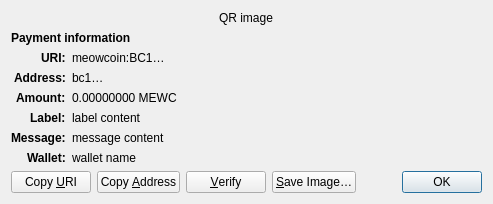
<?xml version="1.0" encoding="UTF-8"?>
<ui version="4.0">
 <class>ReceiveRequestDialog</class>
 <widget class="QDialog" name="ReceiveRequestDialog">
  <property name="geometry">
   <rect>
    <x>0</x>
    <y>0</y>
    <width>413</width>
    <height>229</height>
   </rect>
  </property>
  <property name="windowTitle">
   <string>Request payment to …</string>
  </property>
  <layout class="QGridLayout" name="gridLayout" columnstretch="0,1">
   <property name="sizeConstraint">
    <enum>QLayout::SetFixedSize</enum>
   </property>
   <item row="0" column="0" colspan="2" alignment="Qt::AlignHCenter">
    <widget class="QRImageWidget" name="qr_code">
     <property name="text">
      <string notr="true">QR image</string>
     </property>
     <property name="textInteractionFlags">
      <set>Qt::NoTextInteraction</set>
     </property>
    </widget>
   </item>
   <item row="1" column="0" colspan="2">
    <widget class="QLabel" name="payment_header">
     <property name="font">
      <font>
       <weight>75</weight>
       <bold>true</bold>
      </font>
     </property>
     <property name="text">
      <string>Payment information</string>
     </property>
     <property name="textInteractionFlags">
      <set>Qt::NoTextInteraction</set>
     </property>
    </widget>
   </item>
   <item row="2" column="0" alignment="Qt::AlignRight|Qt::AlignTop">
    <widget class="QLabel" name="uri_tag">
     <property name="font">
      <font>
       <weight>75</weight>
       <bold>true</bold>
      </font>
     </property>
     <property name="text">
      <string notr="true">URI:</string>
     </property>
     <property name="textFormat">
      <enum>Qt::PlainText</enum>
     </property>
     <property name="textInteractionFlags">
      <set>Qt::NoTextInteraction</set>
     </property>
    </widget>
   </item>
   <item row="2" column="1" alignment="Qt::AlignTop">
    <widget class="QLabel" name="uri_content">
     <property name="text">
      <string notr="true">meowcoin:BC1…</string>
     </property>
     <property name="textFormat">
      <enum>Qt::RichText</enum>
     </property>
     <property name="wordWrap">
      <bool>true</bool>
     </property>
     <property name="textInteractionFlags">
      <set>Qt::TextSelectableByMouse</set>
     </property>
    </widget>
   </item>
   <item row="3" column="0" alignment="Qt::AlignRight|Qt::AlignTop">
    <widget class="QLabel" name="address_tag">
     <property name="font">
      <font>
       <weight>75</weight>
       <bold>true</bold>
      </font>
     </property>
     <property name="text">
      <string>Address:</string>
     </property>
     <property name="textInteractionFlags">
      <set>Qt::NoTextInteraction</set>
     </property>
    </widget>
   </item>
   <item row="3" column="1" alignment="Qt::AlignTop">
    <widget class="QLabel" name="address_content">
     <property name="text">
      <string notr="true">bc1…</string>
     </property>
     <property name="textFormat">
      <enum>Qt::PlainText</enum>
     </property>
     <property name="textInteractionFlags">
      <set>Qt::TextSelectableByMouse</set>
     </property>
    </widget>
   </item>
   <item row="4" column="0" alignment="Qt::AlignRight|Qt::AlignTop">
    <widget class="QLabel" name="amount_tag">
     <property name="font">
      <font>
       <weight>75</weight>
       <bold>true</bold>
      </font>
     </property>
     <property name="text">
      <string>Amount:</string>
     </property>
     <property name="textInteractionFlags">
      <set>Qt::NoTextInteraction</set>
     </property>
    </widget>
   </item>
   <item row="4" column="1" alignment="Qt::AlignTop">
    <widget class="QLabel" name="amount_content">
     <property name="text">
      <string notr="true">0.00000000 MEWC</string>
     </property>
     <property name="textFormat">
      <enum>Qt::PlainText</enum>
     </property>
     <property name="textInteractionFlags">
      <set>Qt::TextSelectableByMouse</set>
     </property>
    </widget>
   </item>
   <item row="5" column="0" alignment="Qt::AlignRight|Qt::AlignTop">
    <widget class="QLabel" name="label_tag">
     <property name="font">
      <font>
       <weight>75</weight>
       <bold>true</bold>
      </font>
     </property>
     <property name="text">
      <string>Label:</string>
     </property>
     <property name="textInteractionFlags">
      <set>Qt::NoTextInteraction</set>
     </property>
    </widget>
   </item>
   <item row="5" column="1" alignment="Qt::AlignTop">
    <widget class="QLabel" name="label_content">
     <property name="text">
      <string notr="true">label content</string>
     </property>
     <property name="textFormat">
      <enum>Qt::PlainText</enum>
     </property>
     <property name="wordWrap">
      <bool>true</bool>
     </property>
     <property name="textInteractionFlags">
      <set>Qt::TextSelectableByMouse</set>
     </property>
    </widget>
   </item>
   <item row="6" column="0" alignment="Qt::AlignRight|Qt::AlignTop">
    <widget class="QLabel" name="message_tag">
     <property name="font">
      <font>
       <weight>75</weight>
       <bold>true</bold>
      </font>
     </property>
     <property name="text">
      <string>Message:</string>
     </property>
     <property name="textInteractionFlags">
      <set>Qt::NoTextInteraction</set>
     </property>
    </widget>
   </item>
   <item row="6" column="1" alignment="Qt::AlignTop">
    <widget class="QLabel" name="message_content">
     <property name="text">
      <string notr="true">message content</string>
     </property>
     <property name="textFormat">
      <enum>Qt::PlainText</enum>
     </property>
     <property name="wordWrap">
      <bool>true</bool>
     </property>
     <property name="textInteractionFlags">
      <set>Qt::TextSelectableByMouse</set>
     </property>
    </widget>
   </item>
   <item row="7" column="0" alignment="Qt::AlignRight|Qt::AlignTop">
    <widget class="QLabel" name="wallet_tag">
     <property name="font">
      <font>
       <weight>75</weight>
       <bold>true</bold>
      </font>
     </property>
     <property name="text">
      <string>Wallet:</string>
     </property>
     <property name="textInteractionFlags">
      <set>Qt::NoTextInteraction</set>
     </property>
    </widget>
   </item>
   <item row="7" column="1" alignment="Qt::AlignTop">
    <widget class="QLabel" name="wallet_content">
     <property name="text">
      <string notr="true">wallet name</string>
     </property>
     <property name="textFormat">
      <enum>Qt::PlainText</enum>
     </property>
     <property name="wordWrap">
      <bool>true</bool>
     </property>
     <property name="textInteractionFlags">
      <set>Qt::TextSelectableByMouse</set>
     </property>
    </widget>
   </item>
   <item row="8" column="0" colspan="2">
    <layout class="QHBoxLayout" name="horizontalLayout">
     <item>
      <widget class="QPushButton" name="btnCopyURI">
       <property name="text">
        <string>Copy &amp;URI</string>
       </property>
       <property name="autoDefault">
        <bool>false</bool>
       </property>
      </widget>
     </item>
     <item>
      <widget class="QPushButton" name="btnCopyAddress">
       <property name="text">
        <string>Copy &amp;Address</string>
       </property>
       <property name="autoDefault">
        <bool>false</bool>
       </property>
      </widget>
     </item>
     <item>
      <widget class="QPushButton" name="btnVerify">
       <property name="text">
        <string>&amp;Verify</string>
       </property>
       <property name="toolTip">
        <string>Verify this address on e.g. a hardware wallet screen</string>
       </property>
       <property name="autoDefault">
        <bool>false</bool>
       </property>
      </widget>
     </item>
     <item>
      <widget class="QPushButton" name="btnSaveAs">
       <property name="text">
        <string>&amp;Save Image…</string>
       </property>
       <property name="autoDefault">
        <bool>false</bool>
       </property>
      </widget>
     </item>
     <item>
      <spacer name="horizontalSpacer_2">
       <property name="orientation">
        <enum>Qt::Horizontal</enum>
       </property>
       <property name="sizeHint" stdset="0">
        <size>
         <width>40</width>
         <height>20</height>
        </size>
       </property>
      </spacer>
     </item>
     <item>
      <widget class="QDialogButtonBox" name="buttonBox">
       <property name="focusPolicy">
        <enum>Qt::StrongFocus</enum>
       </property>
       <property name="standardButtons">
        <set>QDialogButtonBox::Ok</set>
       </property>
      </widget>
     </item>
    </layout>
   </item>
  </layout>
 </widget>
 <customwidgets>
  <customwidget>
   <class>QRImageWidget</class>
   <extends>QLabel</extends>
   <header>qt/qrimagewidget.h</header>
  </customwidget>
 </customwidgets>
 <tabstops>
  <tabstop>buttonBox</tabstop>
  <tabstop>btnCopyURI</tabstop>
  <tabstop>btnCopyAddress</tabstop>
  <tabstop>btnSaveAs</tabstop>
 </tabstops>
 <resources/>
 <connections>
  <connection>
   <sender>buttonBox</sender>
   <signal>accepted()</signal>
   <receiver>ReceiveRequestDialog</receiver>
   <slot>accept()</slot>
   <hints>
    <hint type="sourcelabel">
     <x>135</x>
     <y>230</y>
    </hint>
    <hint type="destinationlabel">
     <x>135</x>
     <y>126</y>
    </hint>
   </hints>
  </connection>
 </connections>
</ui>
